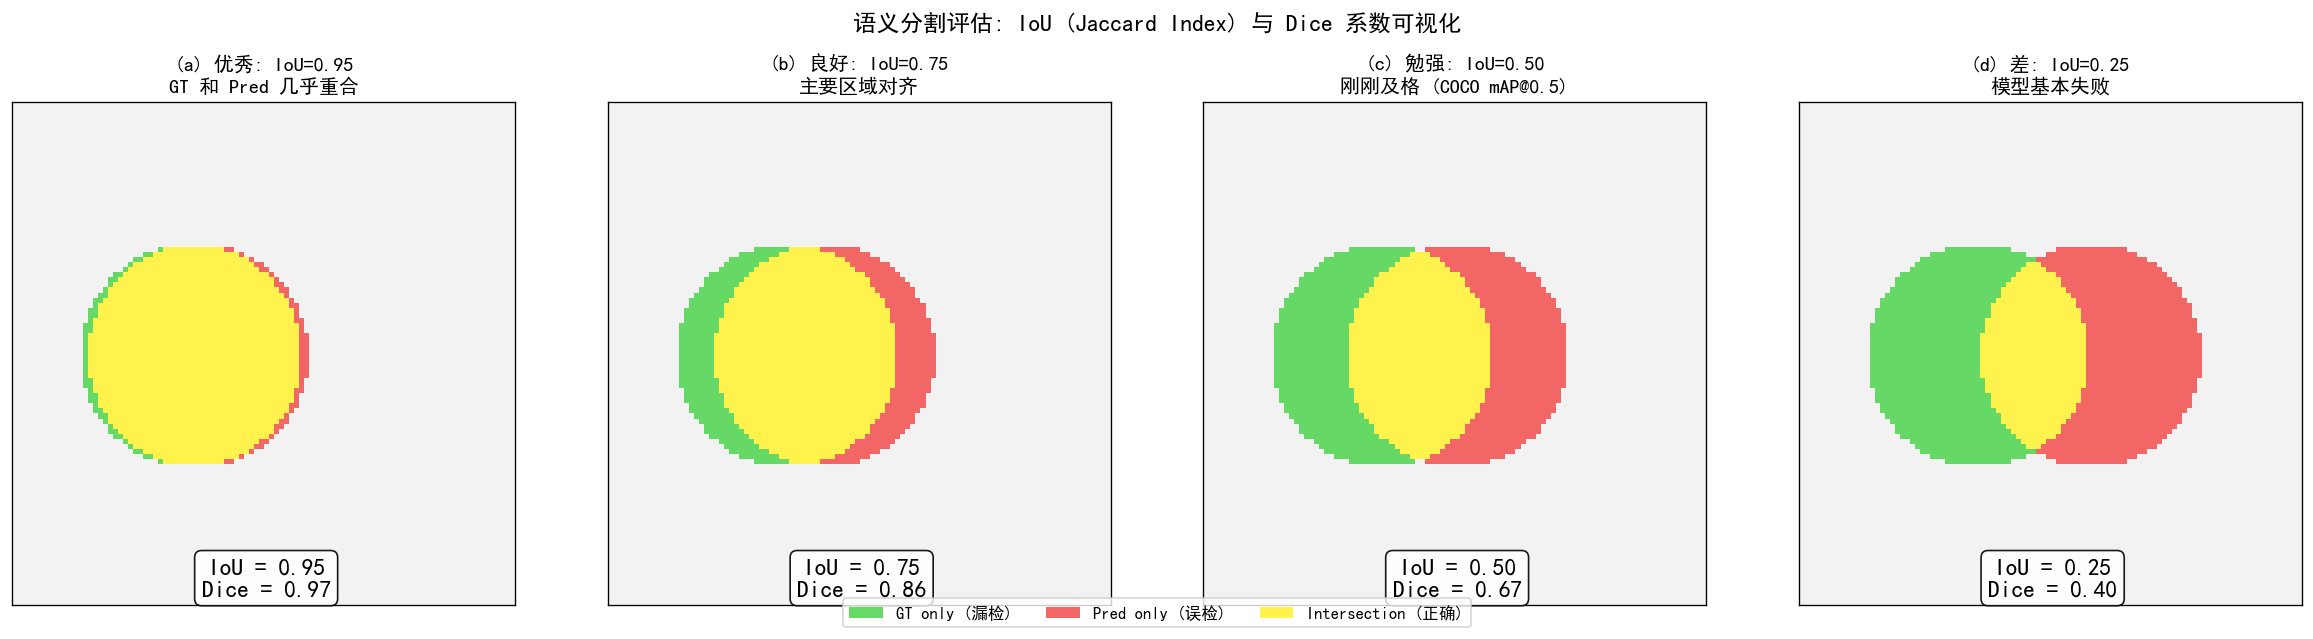

Reproduce this figure in Python.
"""
11-2-segmentation-metrics.py
Visualize IoU (Jaccard Index) and Dice coefficient for semantic segmentation.
Also visualize how segmentation maps look at different IoU levels.

Output: assets/figures/11-2-segmentation-metrics.png
"""
import os
os.makedirs("assets/figures", exist_ok=True)

import numpy as np
import matplotlib.pyplot as plt


def draw_seg(ax, title, iou, dice):
    """Draw two colored blobs (ground truth and prediction) with given IoU."""
    h, w = 100, 100
    yy, xx = np.mgrid[0:h, 0:w]

    # GT: circle
    gt_mask = ((xx - 35) ** 2 + (yy - 50) ** 2) < 22 ** 2
    # Pred: circle offset to control IoU
    center_x = 35 + (1 - iou) * 30
    pred_mask = ((xx - center_x) ** 2 + (yy - 50) ** 2) < 22 ** 2

    img = np.ones((h, w, 3))
    # Background light gray
    img[:] = 0.95
    # GT only: green
    img[gt_mask & ~pred_mask] = [0.4, 0.85, 0.4]
    # Pred only: red
    img[pred_mask & ~gt_mask] = [0.95, 0.4, 0.4]
    # Intersection: yellow
    img[gt_mask & pred_mask] = [1.0, 0.95, 0.3]

    ax.imshow(img)
    ax.set_xticks([])
    ax.set_yticks([])
    ax.set_title(title, fontsize=12, fontweight="bold")
    ax.text(50, 90, f"IoU = {iou:.2f}\nDice = {dice:.2f}",
            ha="center", va="top", fontsize=14, fontweight="bold",
            bbox=dict(boxstyle="round,pad=0.3", facecolor="white", alpha=0.9, ec="black"))


fig, axes = plt.subplots(1, 4, figsize=(20, 5))

# Different IoU levels
iou_levels = [0.95, 0.75, 0.50, 0.25]
dice_levels = [2 * x / (1 + x) for x in iou_levels]
labels = [
    "(a) 优秀: IoU=0.95\nGT 和 Pred 几乎重合",
    "(b) 良好: IoU=0.75\n主要区域对齐",
    "(c) 勉强: IoU=0.50\n刚刚及格 (COCO mAP@0.5)",
    "(d) 差: IoU=0.25\n模型基本失败"
]

for ax, iou, dice, label in zip(axes, iou_levels, dice_levels, labels):
    draw_seg(ax, label, iou, dice)

# Legend
from matplotlib.patches import Patch
legend_elements = [
    Patch(facecolor=[0.4, 0.85, 0.4], label='GT only (漏检)'),
    Patch(facecolor=[0.95, 0.4, 0.4], label='Pred only (误检)'),
    Patch(facecolor=[1.0, 0.95, 0.3], label='Intersection (正确)'),
]
fig.legend(handles=legend_elements, loc="lower center", ncol=3, fontsize=10,
           bbox_to_anchor=(0.5, -0.02))

plt.suptitle("语义分割评估: IoU (Jaccard Index) 与 Dice 系数可视化",
             fontsize=14, fontweight="bold", y=1.02)
plt.tight_layout()
plt.savefig("assets/figures/11-2-segmentation-metrics.png", dpi=120, bbox_inches="tight")
print("Saved: assets/figures/11-2-segmentation-metrics.png")
